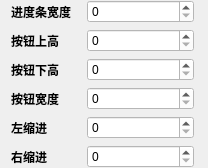
           <widget class="QWidget" name="widget_5" native="true">
            <property name="minimumSize">
             <size>
              <width>208</width>
              <height>0</height>
             </size>
            </property>
            <property name="maximumSize">
             <size>
              <width>208</width>
              <height>214</height>
             </size>
            </property>
            <property name="styleSheet">
             <string notr="true"/>
            </property>
            <layout class="QGridLayout" name="gridLayout_4">
             <property name="topMargin">
              <number>0</number>
             </property>
             <property name="bottomMargin">
              <number>0</number>
             </property>
             <item row="2" column="0">
              <widget class="QLabel" name="label_22">
               <property name="font">
                <font>
                 <weight>75</weight>
                 <bold>true</bold>
                </font>
               </property>
               <property name="text">
                <string>按钮下高</string>
               </property>
              </widget>
             </item>
             <item row="0" column="1">
              <widget class="QSpinBox" name="spinBox_7">
               <property name="minimumSize">
                <size>
                 <width>107</width>
                 <height>23</height>
                </size>
               </property>
               <property name="styleSheet">
                <string notr="true">background-color: rgb(255, 255, 255);
color: rgb(0, 0, 0);</string>
               </property>
              </widget>
             </item>
             <item row="1" column="1">
              <widget class="QSpinBox" name="spinBox_8">
               <property name="minimumSize">
                <size>
                 <width>107</width>
                 <height>23</height>
                </size>
               </property>
               <property name="styleSheet">
                <string notr="true">background-color: rgb(255, 255, 255);
color: rgb(0, 0, 0);</string>
               </property>
              </widget>
             </item>
             <item row="3" column="1">
              <widget class="QSpinBox" name="spinBox_10">
               <property name="minimumSize">
                <size>
                 <width>107</width>
                 <height>23</height>
                </size>
               </property>
               <property name="styleSheet">
                <string notr="true">background-color: rgb(255, 255, 255);
color: rgb(0, 0, 0);</string>
               </property>
              </widget>
             </item>
             <item row="2" column="1">
              <widget class="QSpinBox" name="spinBox_9">
               <property name="minimumSize">
                <size>
                 <width>107</width>
                 <height>23</height>
                </size>
               </property>
               <property name="styleSheet">
                <string notr="true">background-color: rgb(255, 255, 255);
color: rgb(0, 0, 0);</string>
               </property>
              </widget>
             </item>
             <item row="4" column="1">
              <widget class="QSpinBox" name="spinBox_11">
               <property name="minimumSize">
                <size>
                 <width>107</width>
                 <height>23</height>
                </size>
               </property>
               <property name="styleSheet">
                <string notr="true">
background-color: rgb(255, 255, 255);
color: rgb(0, 0, 0);</string>
               </property>
              </widget>
             </item>
             <item row="4" column="0">
              <widget class="QLabel" name="label_23">
               <property name="font">
                <font>
                 <weight>75</weight>
                 <bold>true</bold>
                </font>
               </property>
               <property name="text">
                <string>左缩进</string>
               </property>
              </widget>
             </item>
             <item row="0" column="0">
              <widget class="QLabel" name="label_18">
               <property name="minimumSize">
                <size>
                 <width>70</width>
                 <height>0</height>
                </size>
               </property>
               <property name="font">
                <font>
                 <weight>75</weight>
                 <bold>true</bold>
                </font>
               </property>
               <property name="text">
                <string>进度条宽度</string>
               </property>
              </widget>
             </item>
             <item row="3" column="0">
              <widget class="QLabel" name="label_24">
               <property name="font">
                <font>
                 <weight>75</weight>
                 <bold>true</bold>
                </font>
               </property>
               <property name="text">
                <string>按钮宽度</string>
               </property>
              </widget>
             </item>
             <item row="5" column="0">
              <widget class="QLabel" name="label_25">
               <property name="font">
                <font>
                 <weight>75</weight>
                 <bold>true</bold>
                </font>
               </property>
               <property name="text">
                <string>右缩进</string>
               </property>
              </widget>
             </item>
             <item row="1" column="0">
              <widget class="QLabel" name="label_21">
               <property name="font">
                <font>
                 <weight>75</weight>
                 <bold>true</bold>
                </font>
               </property>
               <property name="text">
                <string>按钮上高</string>
               </property>
              </widget>
             </item>
             <item row="5" column="1">
              <widget class="QSpinBox" name="spinBox_12">
               <property name="minimumSize">
                <size>
                 <width>107</width>
                 <height>23</height>
                </size>
               </property>
               <property name="styleSheet">
                <string notr="true">background-color: rgb(255, 255, 255);
color: rgb(0, 0, 0);</string>
               </property>
              </widget>
             </item>
             <item row="0" column="2">
              <spacer name="horizontalSpacer_11">
               <property name="orientation">
                <enum>Qt::Horizontal</enum>
               </property>
               <property name="sizeType">
                <enum>QSizePolicy::Maximum</enum>
               </property>
               <property name="sizeHint" stdset="0">
                <size>
                 <width>31</width>
                 <height>20</height>
                </size>
               </property>
              </spacer>
             </item>
            </layout>
           </widget>
